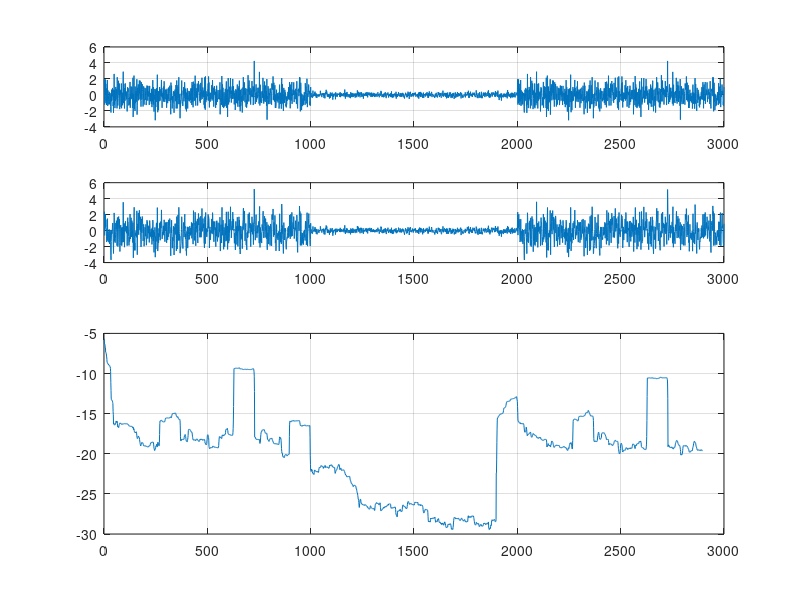

Recreate this plot in MATLAB.
%dsp book equalization using a P-coefficient FIR filter
N=1000;
x0=randn(1,N);
x1=0.2*randn(1,N);
x=[x0';x1';x0'];
subplot(4,1,1); plot(x); grid

%filtering and addition of noise
h0=[1,0.7]; v0=filter(h0,1,x0);
h1=[1,0.3]; v1=filter(h1,1,x1);
v=[v0';v1';v0']; N=length(v);
SNR=30;
Px=x'*x/N;
sigma=sqrt(Px)*10^(-SNR/20);
b=sigma*randn(N,1);
y=v+b;
subplot(4,1,2); plot(y); grid;

%equalization using a p coefficient FIR filter:
P=6;
HestS=zeros(P,1); %standard LMS
HestN=zeros(P,1); %normalized LMS
enS=zeros(N-P+1,1); %standard LMS error
enN=zeros(N-P+1,1); %normalized LMS error

%implementing the LMSs
muS=0.06;
muN=0.08;
%forget factor:
alpha=0.05;
umalpha=1-alpha;
%Py(n) initial:
pyn=y(1:P-1)'*y(1:P-1)/P;

%Algorithms:
for n=P:N
    %standard:
    en0S=x(n)-HestS'*y(n:-1:n-P+1);
    HestS=HestS+muS*en0S*y(n:-1:n-P+1);
    enS(n-P+1)=en0S;
    %normalized:
    en0N=x(n)-HestN'*y(n:-1:n-P+1);
    %two expressions for the estimation of Py:
    pyn=y(n:-1:n-P+1)'*y(n:-1:n-P+1)/P;
    %pyn=umalpha*pyn+alpha*y(n)*y(n);
    HestN=HestN+muN*en0N*y(n:-1:n-P+1)/pyn;
    enB(n-P+1)=en0N;
end

%displaying results:
en2N=enN.^2;
en2S=enS.^2;
moy=100;
hmoy=ones(1,moy)/moy;
en2moyS=filter(hmoy,1,en2S(1:N-P+1));
en2moyN=filter(hmoy,1,en2N(1:N-P+1));
endBS=10*log10(en2moyS(moy:N-P+1));
endBN=10*log10(en2moyN(moy:N-P+1));
subplot(2,1,2); plot(endBS); grid
hold on;
plot(endBN,'r'); hold off;













